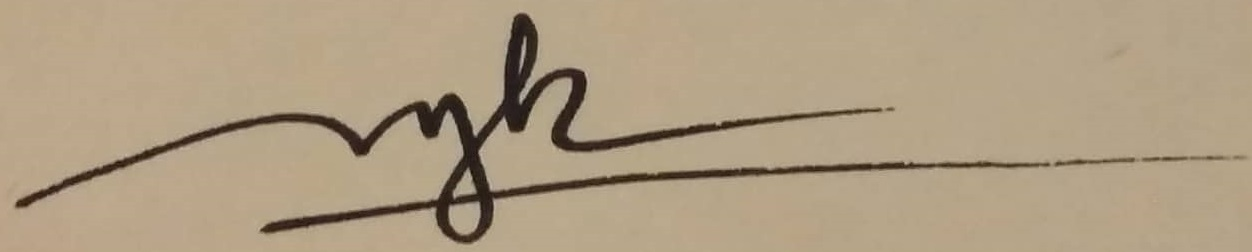
#> input picture TrainingSet/RealData/phuong_01.jpg, 1252 x 252 px
$ python -i signature_validation.py   (imports and definitions only)
#> lines starting #> are read from the running program, lines starting #| are printed output that depends on the picture; after the words box and inside, x2 and y2 are one past the last pixel; in counts of white or black regions, pixels touching at a corner belong together
#!/usr/bin/env python

from __future__ import print_function
import cv2
import sys
import numpy as np
import os
import logging
import math
from sklearn.neighbors import KNeighborsClassifier

standard_size = (600,200)
#standard_size = (200,100)
training_dir = '../training_set/Offline_Genuine/'
LOG_DEBUG_ENABLE = False

def log_info(*msg):
    print("[INFO] ", msg)

def log_debug(*msg):
    if LOG_DEBUG_ENABLE:
        print("[DEBUG] ", msg)

def crop(img):
    points = cv2.findNonZero(img)
    x, y, w, h = cv2.boundingRect(points)
    return img[y: y+h, x: x+w]


def rotate_img(img, degree):
    num_rows, num_cols = img.shape[:2]

    d=math.sqrt(num_cols**2 + num_rows**2)
    h=(num_cols*num_cols*1.0)/d

    rotation_matrix = cv2.getRotationMatrix2D((num_cols, 0), degree, 1)

    img_rotation = cv2.warpAffine(img, rotation_matrix, (int(d*2), int(d*2)))
    img_rotation = crop(img_rotation)

    return img_rotation

def get_image_histogram(img, bins=100):
    while len(img) % bins == 0:
        bins -= 1
    size = len(img[0]) // bins
#    hist = np.zeros(bins)
    hist = []
    for b in range(bins):
#        hist[b] = np.count_nonzero(img[:,b*size:(b+1)*size] == 0)
        fg_c = np.count_nonzero(img[:,b*size:(b+1)*size] == 0)
        bg_c = np.count_nonzero(img[:,b*size:(b+1)*size] != 0)
        hist = np.append(hist, fg_c)
        hist = np.append(hist, bg_c)

    fg = np.count_nonzero(img == 0)
    bg = np.count_nonzero(img)

    hist = np.append(hist,fg*1.0/bg )
 #   import pdb; pdb.set_trace()
    return (hist, bins)

def get_histogram_data(img, bins=30):
    img_00 = get_image_histogram(img, bins)
    img_45 = get_image_histogram(rotate_img(img,45), bins)
    img_90 = get_image_histogram(rotate_img(img,60), bins)
    hist=[]
    hist=np.append(hist, img_00[0])
    hist=np.append(hist, img_45[0])
    hist=np.append(hist, img_90[0])
#    import pdb; pdb.set_trace()
    return (hist, bins)

# [156 lines left out: functions print_img, print_intersection_image, preprocess_image, display_image, get_training_set, get_testing_set and 5 more, not called in this run]

>>> import cv2
>>> picture = cv2.imread('../TrainingSet/RealData/phuong_01.jpg', cv2.IMREAD_GRAYSCALE)
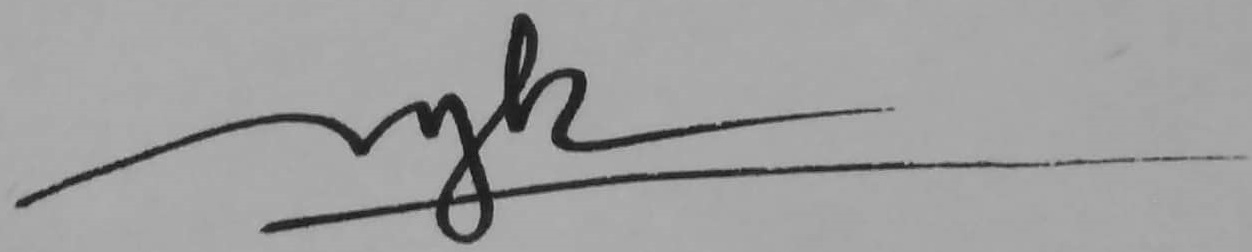
#> picture: shape (252, 1252); min 18, max 193, mean 159.9
>>> result = get_histogram_data(picture)
#> after the loop in get_image_histogram, `while len(img) % bins == 0:`: bins = 30
#> in get_image_histogram, `size = len(img[0]) // bins`: size = 41
#> the loop in get_image_histogram, `for b in range(bins):` made 30 passes
#> hist on passes 1 to 6: [0, 10332], [0, 10332, 0, 10332], [0, 10332, 0, 10332, 0, 10332], [0, 10332, 0, 10332, 0, 10332, 0, 10332], [0, 10332, 0, 10332, 0, 10332, 0, 10332, 0, 10332], [0, 10332, 0, 10332, 0, 10332, 0, 10332, 0, 10332, 0, 10332]
#> after the loop in get_image_histogram, `for b in range(bins):`: hist = 60 values, max 10332 at index 1, min 0 at index 0, mean 5166
#> in get_image_histogram, `fg = np.count_nonzero(img == 0)`: fg = 0
#> in get_image_histogram, `bg = np.count_nonzero(img)`: bg = 315504
#> in get_image_histogram, `hist = np.append(hist,fg*1.0/bg )`: hist = 61 values, max 10332 at index 1, min 0 at index 0, mean 5081.3
#> in rotate_img, `img_rotation = cv2.warpAffine(img, rotation_matrix, (int(d*2), int(d*2..`:
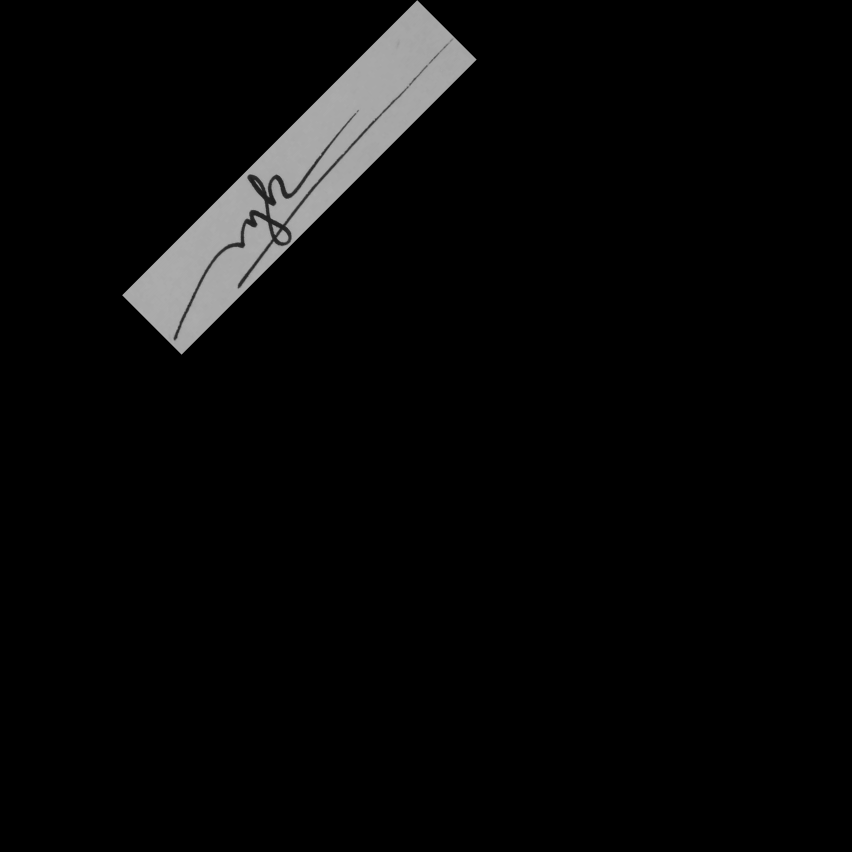
#> img_rotation: shape (2554, 2554) (shown at 1/3 size); min 0, max 186, mean 7.7
#> in crop, `points = cv2.findNonZero(img)`: points = contour of 317009 points, box (x1, y1, x2, y2) (366, 0, 1430, 1064), area 90
#> in crop, `x, y, w, h = cv2.boundingRect(points)`: x = 366; y = 0; w = 1064
#> in crop, `return img[y: y+h, x: x+w]`:
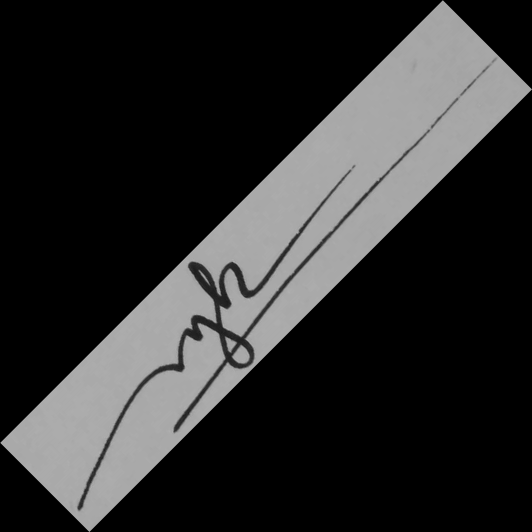
#> returned value: shape (1064, 1064) (shown at 1/2 size); min 0, max 186, mean 44.6
#> the loop in get_image_histogram (call 2), `for b in range(bins):` made 30 passes
#> (fg_c, bg_c) on passes 1, 6, 7, 8, 9, 10, 11, 12, 13, 14, 15, 16: (36015, 1225), (24726, 12514), (24710, 12530), (24710, 12530), (24710, 12530), (24710, 12530), (24710, 12530), (24710, 12530), (24710, 12530), (24710, 12530), (24710, 12530), (24710, 12530)
#> (fg_c, bg_c, hist) on passes 2 to 5: (33565, 3675, [36015, 1225, 33565, 3675]), (31115, 6125, [36015, 1225, 33565, 3675, 31115, 6125]), (28665, 8575, [36015, 1225, 33565, 3675, 31115, 6125, 28665, 8575]), (26215, 11025, [36015, 1225, 33565, 3675, 31115, 6125, 28665, 8575, 26215])
#> call 2 of rotate_img, with degree = 60
#> in rotate_img (call 2), `img_rotation = cv2.warpAffine(img, rotation_matrix, (int(d*2), int(d*2..`:
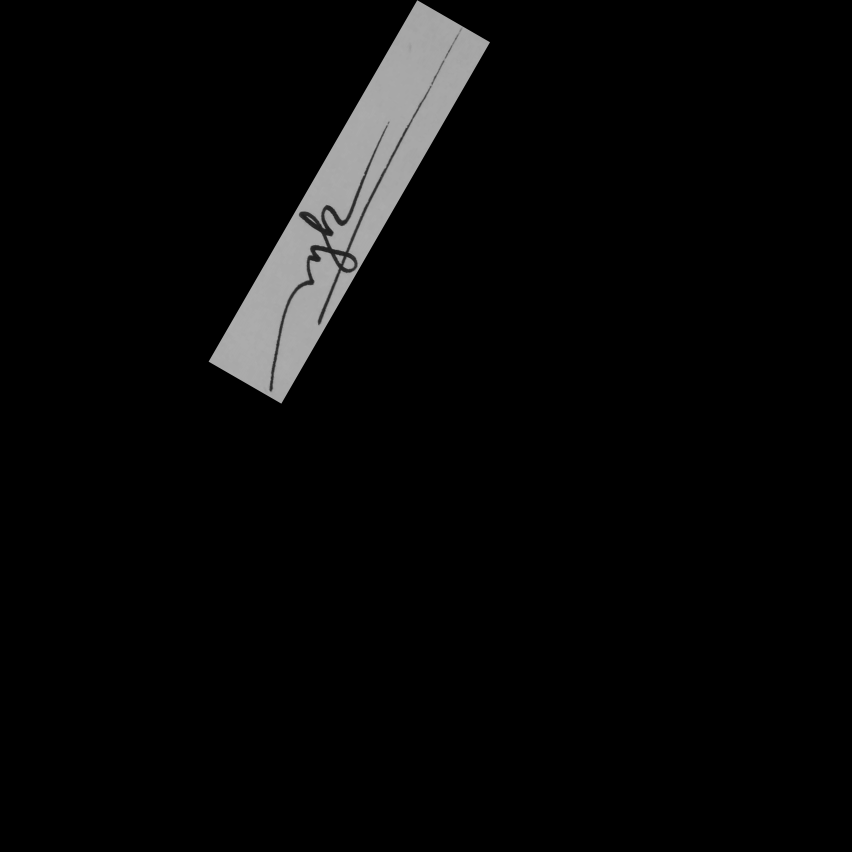
#> img_rotation: shape (2554, 2554) (shown at 1/3 size); min 0, max 184, mean 7.7
#> in crop (call 2), `points = cv2.findNonZero(img)`: points = contour of 316963 points, box (x1, y1, x2, y2) (626, 0, 1471, 1211), area 50
#> in crop (call 2), `x, y, w, h = cv2.boundingRect(points)`: x = 626; w = 845; h = 1211
#> in crop (call 2), `return img[y: y+h, x: x+w]`:
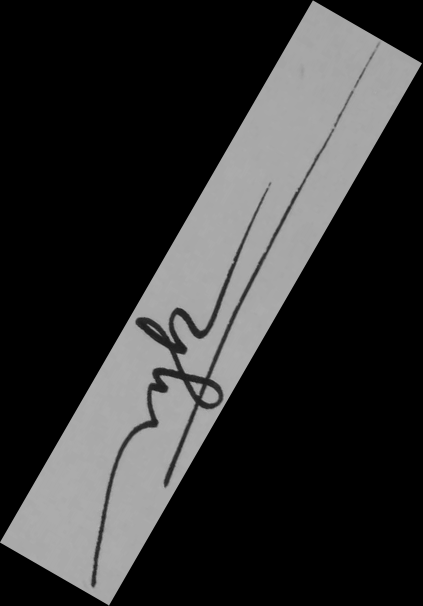
#> returned value: shape (1211, 845) (shown at 1/2 size); min 0, max 184, mean 49.3
#> in get_histogram_data, `hist=np.append(hist, img_45[0])`: hist = 122 values, max 36015 at index 61, min 0 at index 0, mean 11698.1
#> in get_histogram_data, `hist=np.append(hist, img_90[0])`: hist = 183 values, max 36015 at index 61, min 0 at index 0, mean 13357.4
